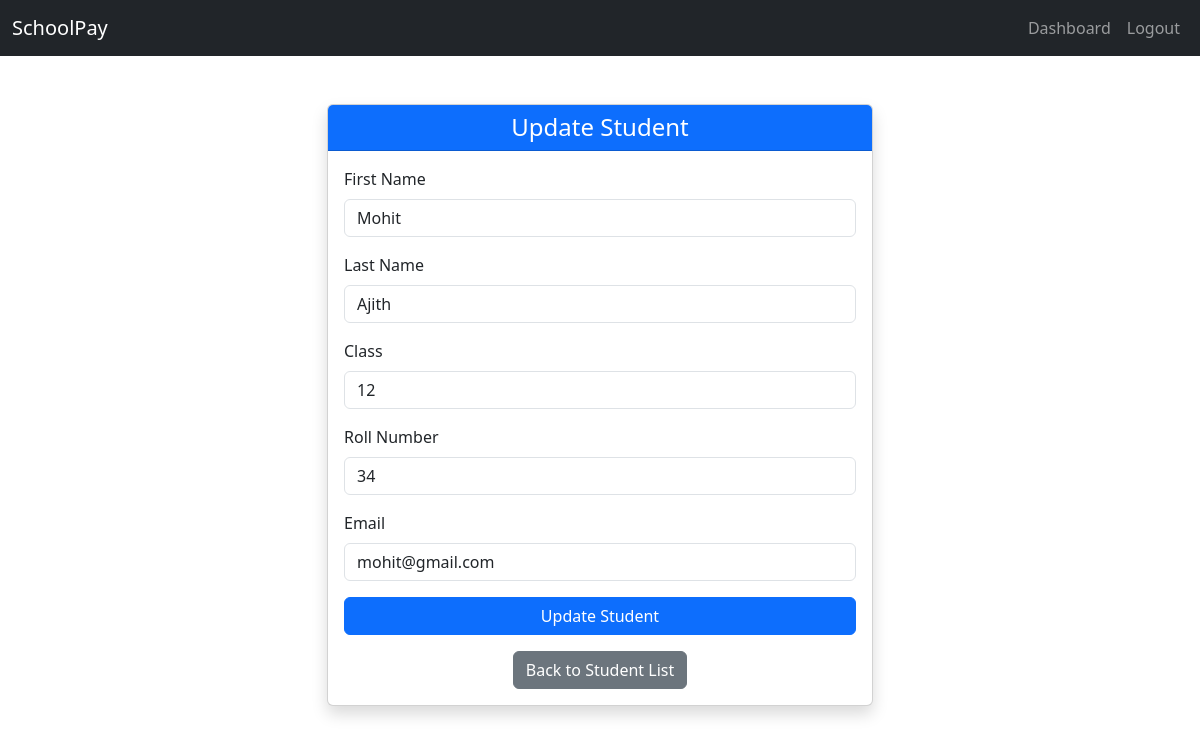
The app's page /students/update/2/ (signed in) with its own data.
### app/models.py (models this page shows, shortened)
class Student(models.Model):
    first_name = models.CharField(max_length=50)
    last_name = models.CharField(max_length=50)
    class_name = models.CharField(max_length=20)
    roll_number = models.IntegerField(unique=True)
    email = models.EmailField(unique=True)

### app/views.py (the view, shortened to what this page needs)
# urls.py: path('students/update/<int:id>/', views.update_student),
def update_student(request, id):
    if 'admin_id' not in request.session:
        return redirect('/')
    student = Student.objects.get(id=id)
    return render(request, 'update_student.html', {'student': student})

### Templates/update_student.html (shortened to what this page needs)
<!DOCTYPE html>
<html lang="en">
<head>
    <link href="https://cdn.jsdelivr.net/npm/bootstrap@5.3.3/dist/css/bootstrap.min.css" rel="stylesheet">
</head>
<body>
    <nav class="navbar navbar-expand-lg navbar-dark bg-dark">
        <div class="container-fluid">
            <a class="navbar-brand" href="#">SchoolPay</a>
            <div class="collapse navbar-collapse" id="navbarNav">
                <ul class="navbar-nav ms-auto">
                    <li class="nav-item">
                        <a class="nav-link" href="/dashboard">Dashboard</a>
                    </li>
                    <li class="nav-item">
                        <a class="nav-link" href="/logout/">Logout</a>
                    </li>
                </ul>
            </div>
        </div>
    </nav>
    <div class="container mt-5">
        <div class="row">
            <div class="col-md-6 offset-md-3">
                <div class="card shadow">
                    <div class="card-header bg-primary text-white">
                        <h4 class="text-center mb-0">Update Student</h4>
                    </div>
                    <div class="card-body">
                        <form method="post">
                            <div class="mb-3">
                                <label for="first_name" class="form-label">First Name</label>
                                <input type="text" class="form-control" id="first_name" name="first_name" value="{{ student.first_name }}" required>
                            </div>
                            <div class="mb-3">
                                <label for="last_name" class="form-label">Last Name</label>
                                <input type="text" class="form-control" id="last_name" name="last_name" value="{{ student.last_name }}" required>
                            </div>
                            <div class="mb-3">
                                <label for="class_name" class="form-label">Class</label>
                                <input type="text" class="form-control" id="class_name" name="class_name" value="{{ student.class_name }}" required>
                            </div>
                            <div class="mb-3">
                                <label for="roll_number" class="form-label">Roll Number</label>
                                <input type="number" class="form-control" id="roll_number" name="roll_number" value="{{ student.roll_number }}" required>
                            </div>
                            <div class="mb-3">
                                <label for="email" class="form-label">Email</label>
                                <input type="email" class="form-control" id="email" name="email" value="{{ student.email }}" required>
                            </div>
                            <button type="submit" class="btn btn-primary w-100">Update Student</button>
                        </form>
                        <div class="text-center mt-3">
                            <a href="/students" class="btn btn-secondary">Back to Student List</a>
                        </div>
                    </div>
                </div>
            </div>
        </div>
    </div>
</body>
</html>

### records on screen
Student: first_name "Mohit", last_name "Ajith", class_name "12", roll_number "34", email "mohit@gmail.com"
